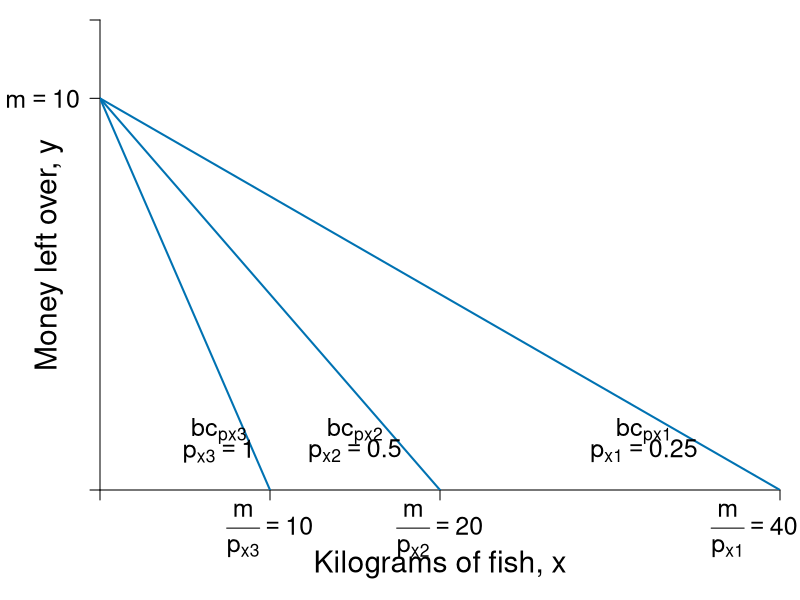

R code for this plot:
require(shape)
pdf(file = "indmarketdemand/budget_pchange.pdf", width = 9, height = 7)

#Set parameters for graphics
pointsize <- 1.8
axislabelsize <- 1.8
labelsize <- 1.5
namesize <- 1.8
annotatesize <- 1.5
graphlinewidth <- 2
segmentlinewidth <- 1.5

COL <- c("#7fc97f", "#beaed4", "#fdc086", "#ffff99", "#386cb0", "#f0027f", "#bf5b17", "#666666")
COLA <- c("#99d8c9","#66c2a4","#41ae76", "#238b45", "#005824")
COLB <- c("#4eb3d3", "#2b8cbe", "#0868ac","#084081")
grays <- gray.colors(25, start = 1, end = 0)
CBCols <- c("#009E73","#0072B2","#E69F00","#CC79A7", "#F0E442")

#Edited the margins to cater for the larger LHS labels
par(mar =  c(5.5, 5, 1, 1))

mrsA <- function(x, rmax = 10, xmax = 20) {
  rmax - (rmax/xmax)*x
}


uA <- function(x, y, rmax = 2, xmax = 12) {
  y + rmax*x - (1/2)*(rmax/xmax)*x^2
}

indiffA1 <- function(x, uA = 10, rmax = 2.5, xmax = 10) {
  uA - rmax*x + (1/2)*(rmax/xmax)*(x^2)
}


bcA <- function(x, w = 20, p = 2) {
  w - p*x
}


xlims <- c(0, 40)
ylims <- c(0, 12)

npts <- 501 
x <- seq(xlims[1], xlims[2], length.out = npts)
y <- seq(ylims[1], ylims[2], length.out = npts) 
a <- c(13, 15, 17)

plot(0, 0, xlim = xlims, ylim = ylims, type = "n",
     xlab = expression(paste("")),
     ylab = expression(paste("")), 
     xaxt = "n", 
     yaxt = "n", 
     cex.lab = axislabelsize, 
     bty = "n",
     xaxs="i", 
     yaxs="i")

# ticksy <- seq(from = 0, to = ylims[2], by = 2)
# ylabels <- seq(from = 0, to = ylims[2], by = 2)
# ticksx <- seq(from = 0, to = xlims[2], by = 2)
# xlabels <- seq(from = 0, to = xlims[2], by = 2)
ticksy <- c(0, 10, ylims[2])
ylabels <- c(NA, expression(paste(m == 10)), NA)
ticksx <- c(0, 10/1, 10/0.5, 10/0.25)
xlabels <- c(NA, expression(paste(frac(m,p[x3]) == 10 )), expression(paste(frac(m,p[x2]) == 20 )), expression(paste(frac(m,p[x1]) == 40 )))

axis(1, at = ticksx, pos = 0, labels = FALSE, cex.axis = labelsize)
axis(2, at = ticksy, pos = 0, labels = ylabels, las = 1, cex.axis = labelsize)

text(x = c(0, 10/1, 10/0.5, 10/0.25 - 1.5), par("usr")[3] - 0.3, labels = xlabels, srt = 0, pos = 1, xpd = TRUE, cex = labelsize)

npts <- 500 
xx1 <- seq(xlims[1], xlims[2], length.out = npts)

lines(xx1, bcA(xx1, w = 10, p = 1), col = CBCols[2], lwd = graphlinewidth)
lines(xx1, bcA(xx1, w = 10, p = 0.5), col = CBCols[2], lwd = graphlinewidth)
lines(xx1, bcA(xx1, w = 10, p = 0.25), col = CBCols[2], lwd = graphlinewidth)
#lines(xx1, indiffA1(xx1, uA = 20, rmax = 2.5, xmax = 10), col = COLB[4], lwd = graphlinewidth)



#mtext(expression(paste("Kilograms of fish, ", x)), side=1, line = 2.5, cex = axislabelsize)
text(0.5*xlims[2], -1.9, expression(paste("Kilograms of fish, ", x)), xpd = TRUE, cex = axislabelsize) 
text(-3, 0.5*ylims[2], expression(paste("Money left over, ", y)), xpd = TRUE, cex = axislabelsize, srt = 90) 

#segments(4.11765, 6.17647, 5.88, 8.88, lty = 1, col = COL[2] , lwd = graphlinewidth)
#text(7.3, 3, expression("Pareto Efficient"))
#text(7.3, 2.5, expression("Curve"))
#Arrows(7.3, 3.5, 7.3, 6.1, col = "black", lty = 1, lwd = 2, arr.type = "triangle", arr.lwd = 0.5)

#Label the iso-welfare functions for the HG, Aisha
text(7, 1.5, expression(bc[px3]), cex = annotatesize)
text(7, 1, expression(p[x3] == 1), cex = annotatesize)
text(15, 1.5, expression(bc[px2]), cex = annotatesize)
text(15, 1, expression(p[x2] == 0.5), cex = annotatesize)
text(32, 1.5, expression(bc[px1]), cex = annotatesize)
text(32, 1, expression(p[x1] == 0.25), cex = annotatesize)
#text(6.6, 8.3, expression(u[4]^A))

#Label the indifference curves for the HG, Betty
# text(7.6, 17, expression(u[1]^B))
# text(6.75, 17, expression(u[2]^B))
# text(6, 17, expression(u[3]^B))
#text(3.4, 6.9, expression(v[4]^B))

#Label mrs function
#text(10, 8, expression(paste(mrs(x,y) == r[max] - frac(r[max], x[max])*x)))
#Arrows(10, 7.5, 10, 5.6, col = "black", lty = 1, lwd = 2, arr.type = "triangle", arr.lwd = 0.5)

#Label satiation
#text(20, 4, expression(paste(x[max] == "Point")))
#text(20, 3, expression(paste("of Satiation")))
#Arrows(20, 2.5, 20, 0.5, col = "black", lty = 1, lwd = 2, arr.type = "triangle", arr.lwd = 0.5)

#Label highest willingness to pay
# text(5, 10.5, expression(paste(r[max] == "Maximum")))
# text(5, 9.5, expression(paste("Willingness to Pay")))
# Arrows(3, 10, 0.5, 10, col = "black", lty = 1, lwd = 2, arr.type = "triangle", arr.lwd = 0.5)


# contour(x, y, 
#         outer(x, y, uA),
#         #labels = c("v1", "v2", "v3"),
#         drawlabels = FALSE,
#         col = COLA[3],
#         #xlab = expression(paste("A's Apples, ", x)),
#         #ylab = expression(paste("A's Oranges, ", y)),
#         #cex.lab = axislabelsize,
#         lwd = graphlinewidth,
#         levels = a, 
#         xaxs="i", 
#         yaxs="i", 
#         add = TRUE)

#segments(0, 6, 6, 6, lty = 2, col = "gray" , lwd = segmentlinewidth)
#segments(6, 0, 6, 6, lty = 2, col = "gray" , lwd = segmentlinewidth)
#points(6, 6, pch = 16, col = "black", cex = 1.5)

# par(new = TRUE)
# 
# #Use the same x and ylims as previously, but with locations switched
# xlims2 <- c(18, 0)
# ylims2 <- c(18, 0)

#Leave the ylab and xlab blank to ensure no axes titles
# plot(0, 0, xlim = xlims2, ylim = ylims2, type = "n",
#      xlab = expression(paste("")),
#      ylab = expression(paste("")),
#      xaxt = "n", 
#      yaxt = "n", 
#      cex.lab = 1.3, 
#      bty = "n",
#      xaxs="i", 
#      yaxs="i")
# 
# 
# lines(xx1, indiffAlow(xx1, uA = 46.08, alpha = 16, beta = 1/24), col = COL[2], lwd = graphlinewidth)


#Set up axes at sides 3 and 4 (top and right)
# axis(side = 3, at = ticksx, pos = 0, labels = xlabels)
# axis(side = 4, at = ticksy, pos = 0, labels = ylabels, las = 0)
# mtext("B's Apples, x", side=3, line = 2.5, cex = axislabelsize)
# text(-0.8, 7, expression(paste("B's Oranges, y")), xpd = TRUE, cex = axislabelsize, srt = 270) 
# 
# #Add arrows:
# arrows(-0.8, 10, -0.8, 14, xpd = TRUE, length=0.1,angle=40,lwd=3)
# arrows(6.2, -1.8, 9, -1.8, xpd = TRUE, length=0.1,angle=40,lwd=3)
# 

#Customize ticks and labels for the plot
#ticksy <- seq(from = 0, to = 15, by = 1)
#ylabels <- seq(from = 0, to = 15, by = 1)
#ticksx <- seq(from = 0, to = 10, by = 1)
#xlabels <- seq(from = 0, to = 10, by = 1)
#axis(1, at = ticksx, pos = 0, labels = xlabels)
#axis(2, at = ticksy, pos = 0, labels = ylabels, las = 0)

dev.off()
